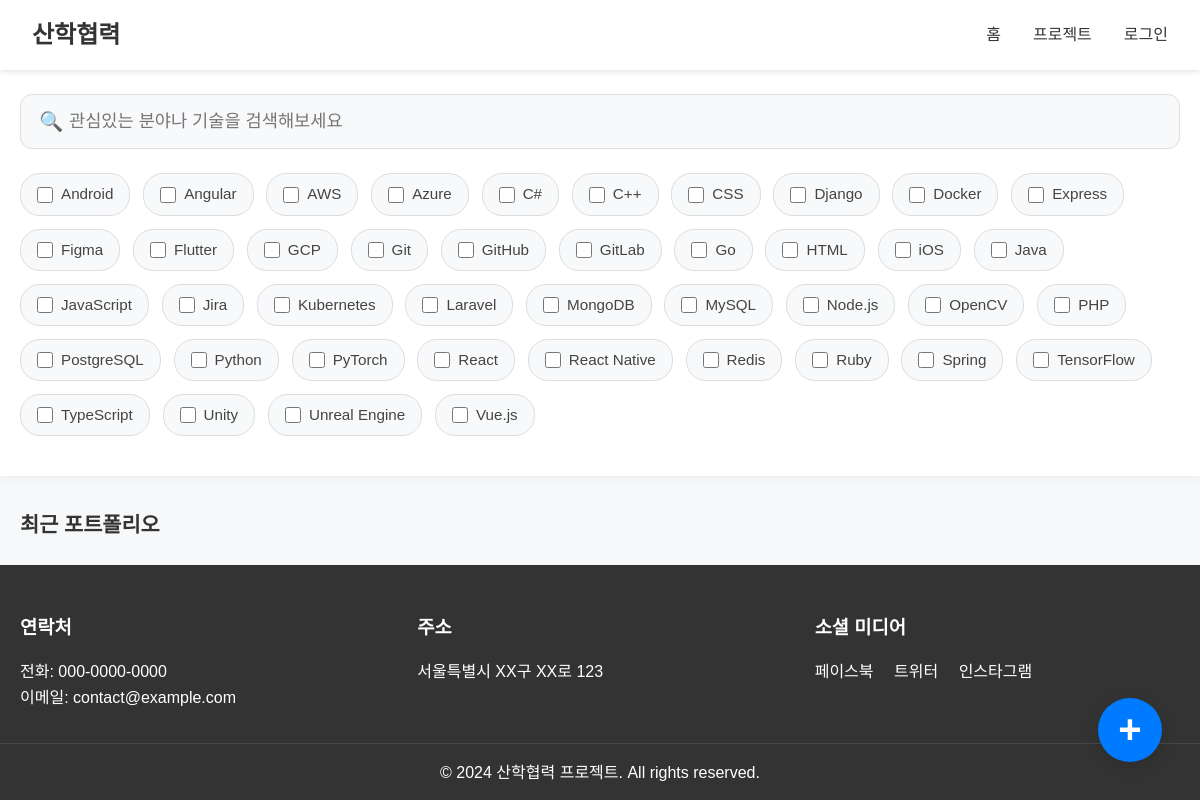
The page / on the database its author committed.
### tables this page shows
CREATE TABLE skills (
    id INT AUTO_INCREMENT PRIMARY KEY,
    name VARCHAR(50) NOT NULL UNIQUE
);

### index.php (the view, shortened to what this page needs)
<?php
require_once 'cuur/config/database.php';
$skill_stmt = $pdo->prepare('SELECT id, name FROM skills ORDER BY name ASC');
$skill_stmt->execute();
$all_skills = $skill_stmt->fetchAll();
?>
<!DOCTYPE html>
<html lang="ko">
<head>
    <link rel="stylesheet" href="css/style.css">
</head>
<body>
    <?php include 'includes/header.php'; ?>
    <section class="search-section">
        <div class="search-container">
            <div class="search-title">포트폴리오 검색</div>
            <div class="search-input-wrap">
                <input type="text" class="form-control" id="searchTitle" placeholder="관심있는 분야나 기술을 검색해보세요">
            </div>
            <div class="search-skill-list" id="searchSkillList">
                <?php foreach ($all_skills as $sk): ?>
                <label class="search-skill-item">
                    <input type="checkbox" value="<?php echo $sk['name']; ?>">
                    <?php echo htmlspecialchars($sk['name']); ?>
                </label>
                <?php endforeach; ?>
            </div>
        </div>
    </section>
    <section class="portfolio-section">
        <div class="portfolio-grid-title">최근 포트폴리오</div>
    </section>
    <?php include 'includes/footer.php'; ?>
    <a href="pages/create_portfolio.php" class="fab-btn" title="포트폴리오 작성">
        <span>+</span>
    </a>
</body>
</html>

### includes/header.php (shortened to what this page needs)
<header class="main-header">
    <nav class="nav-container">
        <div class="logo">
            <a href="/index.php">산학협력</a>
        </div>
        <ul class="nav-menu">
            <li><a href="/index.php">홈</a></li>
            <li><a href="/pages/projects.php">프로젝트</a></li>
            <?php if(isset($_SESSION['user_id'])): ?>
                <li><a href="/pages/mypage.php">마이페이지</a></li>
                <li><a href="/pages/logout.php">로그아웃</a></li>
            <?php else: ?>
                <li><a href="/pages/login.php">로그인</a></li>
            <?php endif; ?>
        </ul>
    </nav>
</header>

### includes/footer.php
<footer class="main-footer">
    <div class="footer-content">
        <div class="footer-section">
            <h3>연락처</h3>
            <p>전화: 000-0000-0000</p>
            <p>이메일: contact@example.com</p>
        </div>
        <div class="footer-section">
            <h3>주소</h3>
            <p>서울특별시 XX구 XX로 123</p>
        </div>
        <div class="footer-section">
            <h3>소셜 미디어</h3>
            <div class="social-links">
                <a href="#">페이스북</a>
                <a href="#">트위터</a>
                <a href="#">인스타그램</a>
            </div>
        </div>
    </div>
    <div class="footer-bottom">
        <p>&copy; 2024 산학협력 프로젝트. All rights reserved.</p>
    </div>
</footer>

### css/style.css (style rules this page uses)
* { margin: 0; padding: 0; box-sizing: border-box; }
body { font-family: 'Noto Sans KR', sans-serif; line-height: 1.6; color: #333; background: #f7f8fa; }
.main-header { background-color: #fff; box-shadow: 0 2px 5px rgba(0,0,0,0.1); position: fixed; width: 100%; top: 0; z-index: 1000; }
.nav-container { display: flex; justify-content: space-between; align-items: center; padding: 1rem 2rem; max-width: 1200px; margin: 0 auto; }
.logo a { font-size: 1.5rem; font-weight: bold; color: #333; text-decoration: none; }
.nav-menu { display: flex; list-style: none; }
.nav-menu li { margin-left: 2rem; }
.nav-menu a { text-decoration: none; color: #333; font-weight: 500; transition: color 0.3s ease; }
.main-footer { background-color: #333; color: #fff; padding: 3rem 0 1rem; }
.footer-content { display: grid; grid-template-columns: repeat(auto-fit, minmax(250px, 1fr)); gap: 2rem; max-width: 1200px; margin: 0 auto; padding: 0 20px; }
.footer-section h3 { margin-bottom: 1rem; }
.social-links a { color: #fff; text-decoration: none; margin-right: 1rem; }
.footer-bottom { text-align: center; margin-top: 2rem; padding-top: 1rem; border-top: 1px solid rgba(255,255,255,0.1); }

### index.php (style rules this page uses)
.search-section { background: #fff; padding: 2rem 0; margin-bottom: 2rem; box-shadow: 0 2px 8px rgba(0,0,0,0.05); }
.search-container { max-width: 1200px; margin: 0 auto; padding: 0 20px; }
.search-title { font-size: 1.5rem; font-weight: 600; color: #333; margin-bottom: 1.5rem; }
.search-input-wrap { position: relative; margin-bottom: 1.5rem; }
.search-input-wrap input { width: 100%; padding: 1rem 1.5rem; padding-left: 3rem; border: 1px solid #ddd; border-radius: 12px; font-size: 1.1rem; background: #f8f9fa; transition: all 0.2s; }
.search-input-wrap::before { content: "🔍"; position: absolute; left: 1.2rem; top: 50%; transform: translateY(-50%); font-size: 1.2rem; color: #666; }
.search-skill-list { display: flex; flex-wrap: wrap; gap: 0.8rem; margin-bottom: 0.5rem; }
.search-skill-item { display: flex; align-items: center; gap: 0.5rem; background: #f8f9fa; border: 1px solid #ddd; border-radius: 20px; padding: 0.5rem 1rem; font-size: 0.95rem; color: #444; cursor: pointer; transition: all 0.2s; }
.search-skill-item input[type=checkbox] { width: 16px; height: 16px; accent-color: #007bff; }
.portfolio-section { max-width: 1200px; margin: 0 auto; padding: 0 20px; }
.portfolio-grid-title { font-size: 1.3rem; font-weight: 600; color: #333; margin-bottom: 1.5rem; }
.fab-btn { position: fixed; right: 38px; bottom: 38px; width: 64px; height: 64px; background: #007bff; color: #fff; border-radius: 50%; box-shadow: 0 4px 16px rgba(0,0,0,0.13); display: flex; align-items: center; justify-content: center; font-size: 2.5rem; font-weight: 700; z-index: 2000; transition: background 0.2s, box-shadow 0.2s; text-decoration: none; }
.fab-btn span { display: block; line-height: 1; margin-top: -2px; }

### rows shown on the page
skills: name "Android"
skills: name "Angular"
skills: name "AWS"
skills: name "Azure"
skills: name "C#"
skills: name "C++"
skills: name "CSS"
skills: name "Django"
skills: name "Docker"
skills: name "Express"
skills: name "Figma"
skills: name "Flutter"
skills: name "GCP"
skills: name "Git"
skills: name "GitHub"
skills: name "GitLab"
skills: name "Go"
skills: name "HTML"
skills: name "iOS"
skills: name "Java"
skills: name "JavaScript"
skills: name "Jira"
skills: name "Kubernetes"
skills: name "Laravel"
skills: name "MongoDB"
skills: name "MySQL"
skills: name "Node.js"
skills: name "OpenCV"
skills: name "PHP"
skills: name "PostgreSQL"
skills: name "Python"
skills: name "PyTorch"
skills: name "React"
skills: name "React Native"
skills: name "Redis"
skills: name "Ruby"
skills: name "Spring"
skills: name "TensorFlow"
skills: name "TypeScript"
skills: name "Unity"
skills: name "Unreal Engine"
skills: name "Vue.js"
